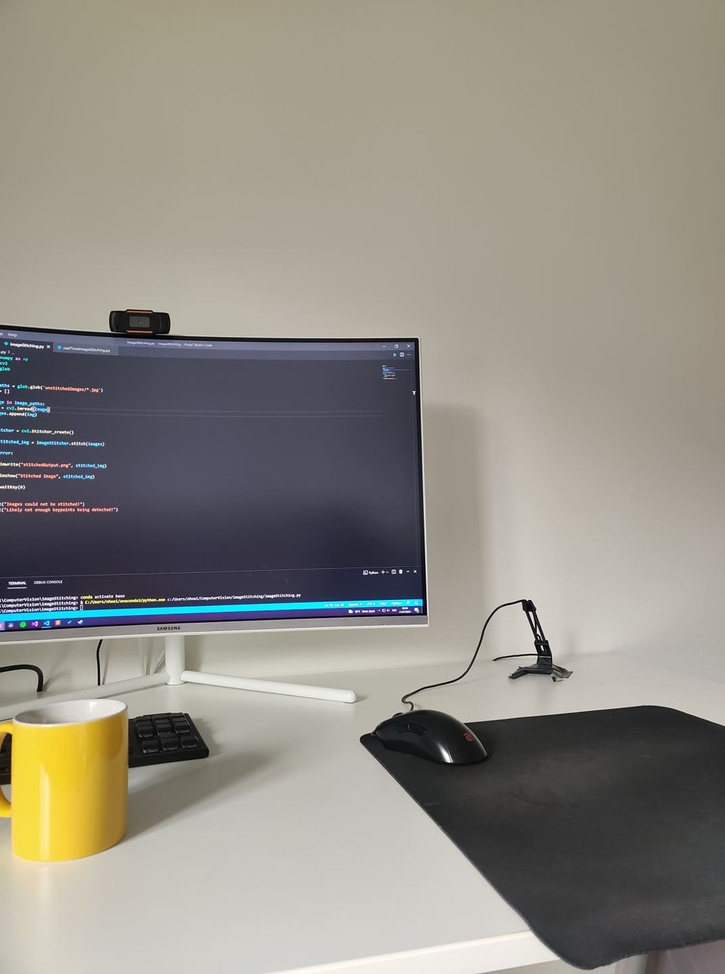
#> input picture opencv/resources/stitching/first.jpg, 725 x 974 px, shrunk from 1072 x 1440 before the run; its folder holds 3 pictures in this run
$ python stitching.py
#> lines starting #> are read from the running program, lines starting #| are printed output that depends on the picture
import cv2 as cv
import numpy as np
import glob
import imutils

image_paths = glob.glob("C:\\Users\\rahul\\OneDrive\\Desktop\\python101\\opencv\\resources\\stitching\\*.jpg")
images = []

for image in image_paths:
    img = cv.imread(image)
#> img is the input picture: shape (974, 725, 3); mean B, G, R 132.5, 141.3, 145.1
    images.append(img)
    cv.imshow("Image", img)
    cv.waitKey(0)

# it will take some time
imgStitcher = cv.Stitcher_create()
error, stitched_img = imgStitcher.stitch(images)
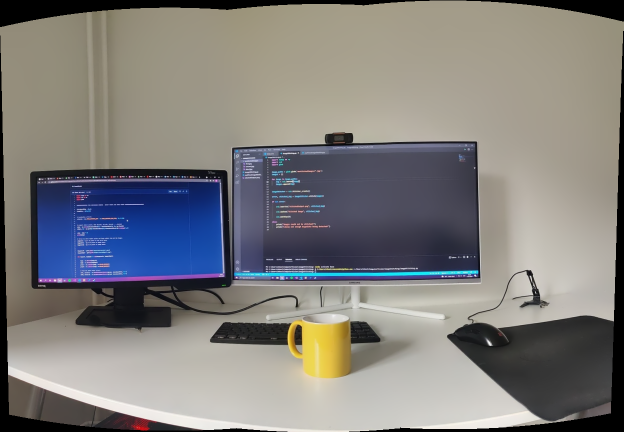
#> stitched_img: shape (864, 1247, 3) (shown at 1/2 size); mean of channels 0, 1, 2 124.9, 126.2, 127.7; drawn as B, G, R
#> error = 0

if not error:
    # cv.imwrite("stitchedImage.png", stitched_img)
    cv.imshow("stitchedImage", stitched_img)
    cv.waitKey(0)
